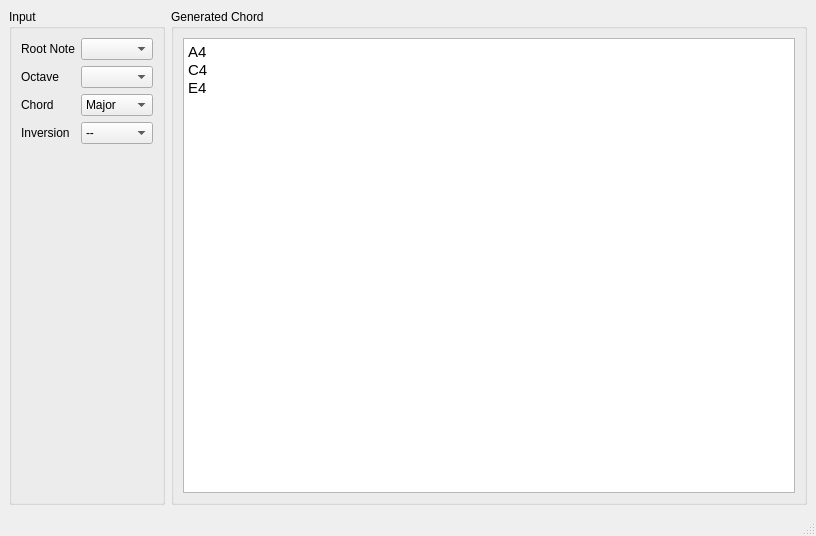
<?xml version="1.0" encoding="UTF-8"?>
<ui version="4.0">
 <class>MainWindow</class>
 <widget class="QMainWindow" name="MainWindow">
  <property name="geometry">
   <rect>
    <x>0</x>
    <y>0</y>
    <width>816</width>
    <height>536</height>
   </rect>
  </property>
  <property name="windowTitle">
   <string>MainWindow</string>
  </property>
  <widget class="QWidget" name="centralwidget">
   <layout class="QHBoxLayout" name="horizontalLayout">
    <item>
     <widget class="QGroupBox" name="groupBox">
      <property name="title">
       <string>Input</string>
      </property>
      <layout class="QFormLayout" name="formLayout">
       <item row="0" column="0">
        <widget class="QLabel" name="label">
         <property name="text">
          <string>Root Note</string>
         </property>
        </widget>
       </item>
       <item row="0" column="1">
        <widget class="QComboBox" name="rootNoteComboBox"/>
       </item>
       <item row="1" column="0">
        <widget class="QLabel" name="label_4">
         <property name="text">
          <string>Octave</string>
         </property>
        </widget>
       </item>
       <item row="1" column="1">
        <widget class="QComboBox" name="octaveComboBox"/>
       </item>
       <item row="2" column="0">
        <widget class="QLabel" name="label_3">
         <property name="text">
          <string>Chord</string>
         </property>
        </widget>
       </item>
       <item row="2" column="1">
        <widget class="QComboBox" name="chordComboBox">
         <item>
          <property name="text">
           <string>Major</string>
          </property>
         </item>
         <item>
          <property name="text">
           <string>Minor</string>
          </property>
         </item>
        </widget>
       </item>
       <item row="3" column="0">
        <widget class="QLabel" name="label_2">
         <property name="text">
          <string>Inversion</string>
         </property>
        </widget>
       </item>
       <item row="3" column="1">
        <widget class="QComboBox" name="inversionComboBox">
         <item>
          <property name="text">
           <string>--</string>
          </property>
         </item>
         <item>
          <property name="text">
           <string>1st</string>
          </property>
         </item>
         <item>
          <property name="text">
           <string>2nd</string>
          </property>
         </item>
         <item>
          <property name="text">
           <string>3rd</string>
          </property>
         </item>
         <item>
          <property name="text">
           <string/>
          </property>
         </item>
        </widget>
       </item>
      </layout>
     </widget>
    </item>
    <item>
     <widget class="QGroupBox" name="groupBox_2">
      <property name="title">
       <string>Generated Chord</string>
      </property>
      <layout class="QHBoxLayout" name="horizontalLayout_2">
       <item>
        <widget class="QTextEdit" name="chordOutputTextEdit">
         <property name="html">
          <string>&lt;!DOCTYPE HTML PUBLIC &quot;-//W3C//DTD HTML 4.0//EN&quot; &quot;http://www.w3.org/TR/REC-html40/strict.dtd&quot;&gt;
&lt;html&gt;&lt;head&gt;&lt;meta name=&quot;qrichtext&quot; content=&quot;1&quot; /&gt;&lt;meta charset=&quot;utf-8&quot; /&gt;&lt;style type=&quot;text/css&quot;&gt;
p, li { white-space: pre-wrap; }
hr { height: 1px; border-width: 0; }
li.unchecked::marker { content: &quot;\2610&quot;; }
li.checked::marker { content: &quot;\2612&quot;; }
&lt;/style&gt;&lt;/head&gt;&lt;body style=&quot; font-family:'Ubuntu Sans'; font-size:11pt; font-weight:400; font-style:normal;&quot;&gt;
&lt;p style=&quot; margin-top:0px; margin-bottom:0px; margin-left:0px; margin-right:0px; -qt-block-indent:0; text-indent:0px;&quot;&gt;A4&lt;/p&gt;
&lt;p style=&quot; margin-top:0px; margin-bottom:0px; margin-left:0px; margin-right:0px; -qt-block-indent:0; text-indent:0px;&quot;&gt;C4&lt;/p&gt;
&lt;p style=&quot; margin-top:0px; margin-bottom:0px; margin-left:0px; margin-right:0px; -qt-block-indent:0; text-indent:0px;&quot;&gt;E4&lt;/p&gt;&lt;/body&gt;&lt;/html&gt;</string>
         </property>
        </widget>
       </item>
      </layout>
     </widget>
    </item>
   </layout>
  </widget>
  <widget class="QMenuBar" name="menubar">
   <property name="geometry">
    <rect>
     <x>0</x>
     <y>0</y>
     <width>816</width>
     <height>23</height>
    </rect>
   </property>
  </widget>
  <widget class="QStatusBar" name="statusbar"/>
 </widget>
 <resources/>
 <connections/>
</ui>
